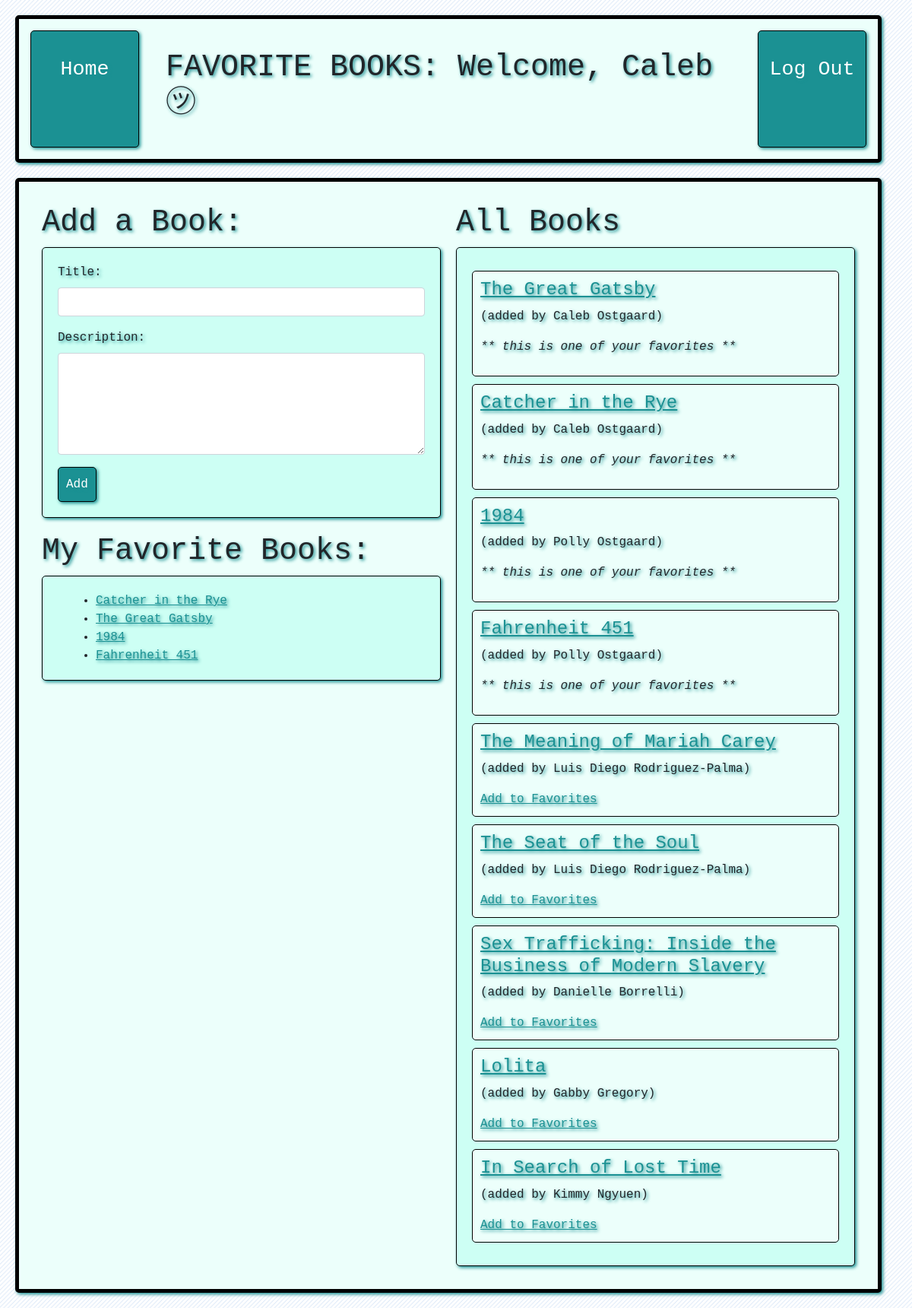
Screenshot of /books (signed in) with the database file from the repository.
### main_app/models.py (models this page shows)
class User(models.Model):
    first_name = models.CharField(max_length=255)
    last_name = models.CharField(max_length=255)
    email = models.EmailField(max_length=255)
    password = models.CharField(max_length=255)
    created_at = models.DateTimeField(auto_now_add=True)
    updated_at = models.DateTimeField(auto_now=True)
    objects = UserManager()

class Book(models.Model):
    title = models.CharField(max_length=255)
    desc = models.TextField()
    uploaded_by = models.ForeignKey(User, related_name="books_uploaded", on_delete = models.CASCADE)
    users_who_like = models.ManyToManyField(User, related_name="liked_books")
    created_at = models.DateTimeField(auto_now_add=True)
    updated_at = models.DateTimeField(auto_now=True)
    objects = BookManager()

### main_app/views.py (the view)
# urls.py: path('books', views.welcome),
def welcome(request):
    if "user_id" not in request.session:
        return redirect('/')
    user_id = int(request.session['user_id'])
    context = {
        "specified_user" : User.objects.get(id=user_id),
        "all_the_books" : Book.objects.all(),
        "my_favorites" : Book.objects.filter(users_who_like = User.objects.get(id=user_id))
    }
    return render(request, "welcome.html", context)

### main_app/templates/welcome.html (shortened to what this page needs)
<!DOCTYPE html>
<html lang="en">
<head>
    <link href="https://cdn.jsdelivr.net/npm/bootstrap@5.0.0-beta1/dist/css/bootstrap.min.css" rel="stylesheet">
    {% load static %}
    <link rel="stylesheet" href="{% static 'css/welcome.css' %}">
</head>
<body>
    <div class="mycontainer">
        <a id="subhead" href="/books">Home</a>
        <div id="mainhead">
            <h1>FAVORITE BOOKS: Welcome, {{specified_user.first_name}} ㋡</h1>
        </div>
        <a id="subhead" href="/log_out">Log Out</a>
    </div>
    <div class="welcomecontainer">
        <div class="col">
            <div class="stack">
                <h1>Add a Book:</h1>
                <form class="book_modules" action='/add_book' method='post'>
                    <div class="mb-3">
                        <label for="book_title" class="form-label">Title:</label>
                        <input type="text" name = "book_title" class="form-control">
                    </div>
                    <div class="mb-3">
                        <label for="book_desc" class="form-label">Description:</label>
                        <textarea type="text" name = "book_desc" class="form-control" rows="5" cols="40"></textarea>
                    </div>
                    <button type="submit" id="mybutton" class="btn btn-dark">Add</button>
                </form>
            </div>
            <div>
                <h1>My Favorite Books:</h1>
                <ul class="book_modules">
                    {% for book in my_favorites %}
                    <li class ="favorite_book"><a href="/books/{{book.id}}">{{book.title}}</a></li>
                    {% endfor %}
                </ul>
            </div>
        </div>
            <div class="col">
            <h1>All Books</h1>
            <div class="book_modules">
                {% for i in all_the_books %}
                <div class="specific_book">
                    <h4><a href="/books/{{i.id}}">{{i.title}}</a></h4>
                    <p>(added by {{i.uploaded_by.first_name}} {{i.uploaded_by.last_name}})</p>
                    {% if specified_user not in i.users_who_like.all %}
                    <a class="favorites_decider" href="/add_to_favorites/{{i.id}}">Add to Favorites</a>
                    {% endif %}
                    {% if specified_user in i.users_who_like.all %}
                    <p class="favorites_decider" id="italic">** this is one of your favorites **</p>
                    {% endif %}
                </div>
                    {% endfor %}
            </div>
        </div>
    </div>
    </body>
</html>

### main_app/static/css/welcome.css (style rules this page uses)
body { background-image: linear-gradient(135deg, #ffffff 37.50%, #e6effa 37.50%, #e6effa 50%, #ffffff 50%, #ffffff 87.50%, #e6effa 87.50%, #e6effa 100%); background-size: 5.66px 5.66px; font-family: 'Comic Sans MS', Courier, monospace; }
.mycontainer { text-shadow: 2px 2px 4px rgb(27, 145, 147); padding: 10px; width: 95%; background-color: rgb(236, 255, 251); border: black solid 5px; box-shadow: 2px 2px 4px rgb(27, 145, 147); border-radius: 5px; display: flex; margin: 20px; }
#mainhead { text-shadow: 2px 2px 4px rgb(27, 145, 147); padding: 10px; width: 80%; margin: 20px; display: flex; }
#subhead { text-shadow: 2px 2px 4px rgb(27, 145, 147); padding-top: 30px; width: 15%; box-shadow: 2px 2px 4px rgb(27, 145, 147); margin: 5px; text-align: center; background-color: rgb(27, 145, 147); color: white; box-shadow: 2px 2px 4px rgb(27, 145, 147); border-radius: 5px; border: black solid 1px; text-decoration: none; font-size: 20pt; }
#mybutton { text-shadow: 2px 2px 4px rgb(27, 145, 147); padding: 10px; box-shadow: 2px 2px 4px rgb(27, 145, 147); text-align: center; background-color: rgb(27, 145, 147); color: white; box-shadow: 2px 2px 4px rgb(27, 145, 147); border-radius: 5px; border: black solid 1px; text-decoration: none; }
.welcomecontainer { text-shadow: 2px 2px 4px rgb(27, 145, 147); padding: 20px; width: 95%; background-color: rgb(236, 255, 251); border: black solid 5px; box-shadow: 2px 2px 4px rgb(27, 145, 147); border-radius: 5px; margin: 20px; display: flex; }
.col { margin: 10px; }
.stack { margin-bottom: 20px; }
.book_modules { box-shadow: 2px 2px 4px rgb(27, 145, 147); border-radius: 5px; border: black solid 1px; text-decoration: none; padding: 20px; background-color:rgb(205, 255, 244); }
.book_modules a { color: rgb(27, 145, 147); }
.favorite_book { margin-left: 50px; }
#italic { font-style: italic; }
.specific_book { border-radius: 5px; border: black solid 1px; padding: 10px; margin-top: 10px; margin-bottom: 10px; background-color: rgb(236, 255, 251); }

### rows the page displays
User: first_name "Caleb"
Book: title "Catcher in the Rye", uploaded_by.first_name "Caleb", uploaded_by.last_name "Ostgaard", shows "** this is one of your favorites **"
Book: title "The Great Gatsby", uploaded_by.first_name "Caleb", uploaded_by.last_name "Ostgaard", shows "** this is one of your favorites **"
Book: title "1984", uploaded_by.first_name "Polly", uploaded_by.last_name "Ostgaard", shows "** this is one of your favorites **"
Book: title "Fahrenheit 451", uploaded_by.first_name "Polly", uploaded_by.last_name "Ostgaard", shows "** this is one of your favorites **"
Book: title "The Meaning of Mariah Carey", uploaded_by.first_name "Luis Diego", uploaded_by.last_name "Rodriguez-Palma"
Book: title "The Seat of the Soul", uploaded_by.first_name "Luis Diego", uploaded_by.last_name "Rodriguez-Palma"
Book: title "Sex Trafficking: Inside the Business of Modern Slavery", uploaded_by.first_name "Danielle", uploaded_by.last_name "Borrelli"
Book: title "Lolita", uploaded_by.first_name "Gabby", uploaded_by.last_name "Gregory"
Book: title "In Search of Lost Time", uploaded_by.first_name "Kimmy", uploaded_by.last_name "Ngyuen"
